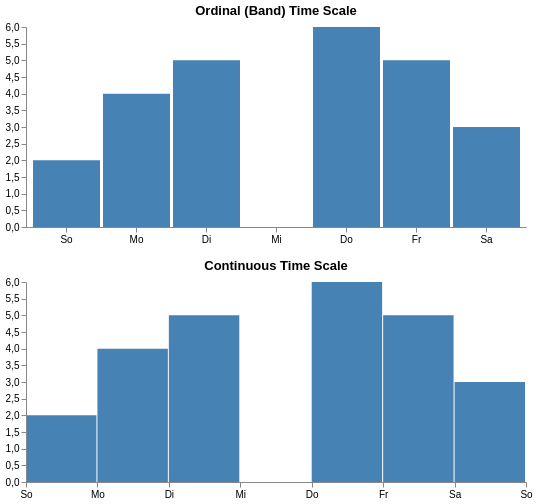

Vega-Lite specification stored for this chart:
### Vega specification from a JSON file in a GitHub repository (floating-point values rounded to 4 significant figures)
{"$schema": "https://vega.github.io/schema/vega/v6.json", "width": 500, "height": 200, "padding": 5, "config": {"title": {"frame": "group"}, "locale": {"number": {"decimal": ",", "thousands": ".", "grouping": [3], "currency": ["", " €"]}, "time": {"dateTime": "%A, der %e. %B %Y, %X", "date": "%d.%m.%Y", "time": "%H:%M:%S", "periods": ["AM", "PM"], "days": ["Sonntag", "Montag", "Dienstag", "Mittwoch", "Donnerstag", "Freitag", "Samstag"], "shortDays": ["So", "Mo", "Di", "Mi", "Do", "Fr", "Sa"], "months": ["Januar", "Februar", "März", "April", "Mai", "Juni", "Juli", "August", "September", "Oktober", "November", "Dezember"], "shortMonths": ["Jan", "Feb", "Mrz", "Apr", "Mai", "Jun", "Jul", "Aug", "Sep", "Okt", "Nov", "Dez"]}}}, "signals": [{"name": "timeunits", "value": ["day"], "bind": {"input": "select", "options": [["day"], ["week", "day"], ["date"], ["month", "date"], ["quarter", "date"], ["year", "month", "date"]]}}], "data": [{"name": "table", "values": [{"d": 0}, {"d": 0}, {"d": 1}, {"d": 1}, {"d": 1}, {"d": 1}, {"d": 2}, {"d": 2}, {"d": 2}, {"d": 2}, {"d": 2}, {"d": 4}, {"d": 4}, {"d": 4}, {"d": 4}, {"d": 4}, {"d": 4}, {"d": 5}, {"d": 5}, {"d": 5}, {"d": 5}, {"d": 5}, {"d": 6}, {"d": 6}, {"d": 6}], "transform": [{"type": "timeunit", "field": {"expr": "datetime(2012, 0, datum.d + 1)"}, "units": {"signal": "timeunits"}, "signal": "tbin"}, {"type": "aggregate", "groupby": ["unit0"]}]}], "marks": [{"type": "group", "title": "Ordinal (Band) Time Scale", "encode": {"enter": {"width": {"signal": "width"}, "height": {"signal": "height"}}}, "scales": [{"name": "xscale", "type": "band", "range": "width", "padding": 0.05, "round": true, "domain": {"signal": "timeSequence('day', tbin.start, tbin.stop)"}}, {"name": "yscale", "type": "linear", "range": "height", "domain": {"data": "table", "field": "count"}, "zero": true, "nice": true}], "axes": [{"orient": "bottom", "scale": "xscale", "zindex": 1, "formatType": "time", "format": {"signal": "timeUnitSpecifier(tbin.units)"}}, {"orient": "left", "scale": "yscale", "zindex": 1}], "marks": [{"type": "rect", "from": {"data": "table"}, "encode": {"enter": {"x": {"scale": "xscale", "field": "unit0"}, "width": {"scale": "xscale", "band": 1}, "y": {"scale": "yscale", "field": "count"}, "y2": {"scale": "yscale", "value": 0}}, "update": {"fill": {"value": "steelblue"}}, "hover": {"fill": {"value": "red"}}}}]}, {"type": "group", "title": "Continuous Time Scale", "encode": {"enter": {"y": {"value": 255}, "width": {"signal": "width"}, "height": {"signal": "height"}}}, "scales": [{"name": "xscale", "type": "time", "range": "width", "domain": {"signal": "[tbin.start, tbin.stop]"}}, {"name": "yscale", "type": "linear", "range": "height", "domain": {"data": "table", "field": "count"}, "zero": true, "nice": true}], "axes": [{"orient": "bottom", "scale": "xscale", "zindex": 1, "tickCount": 7, "format": {"signal": "timeUnitSpecifier(tbin.units)"}}, {"orient": "left", "scale": "yscale", "zindex": 1}], "marks": [{"type": "rect", "from": {"data": "table"}, "encode": {"enter": {"x": {"scale": "xscale", "field": "unit0"}, "x2": {"scale": "xscale", "signal": "timeOffset(tbin.unit, datum.unit0)", "offset": -1}, "y": {"scale": "yscale", "field": "count"}, "y2": {"scale": "yscale", "value": 0}}, "update": {"fill": {"value": "steelblue"}}, "hover": {"fill": {"value": "red"}}}}]}]}
